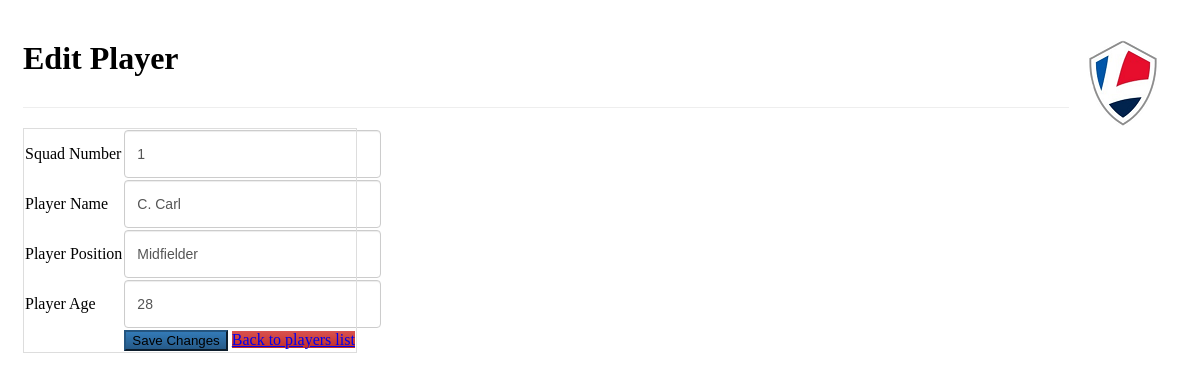
Page /player/update.php?playerID=14 (signed in) on the committed database.
### tables this page shows
CREATE TABLE `player` (
  `playerID` int(11) NOT NULL AUTO_INCREMENT,
  `squadNumber` int(11) NOT NULL,
  `playerName` varchar(30) NOT NULL,
  `playerPosition` varchar(30) NOT NULL,
  `playerAge` int(11) NOT NULL,
  PRIMARY KEY (`playerID`)
);

### player/update.php (the view, shortened to what this page needs)
<!DOCTYPE HTML>
<html>
   <head>
      <link rel="stylesheet" href="../libs/football.css" />
   </head>
   <body>
      <div class="container">
         <div class="page-header">
         	<img src="../images/teamlogo2.jpg" class="img-responsive pull-right" alt="Responsive image">
            <h1>Edit Player</h1>
         </div>
         <?php
            $playerID=isset($_GET['playerID']) ? $_GET['playerID'] : die('ERROR: Player not found.');
            include '../config/database.php';
            try {
                $query = "SELECT playerID, squadNumber, playerName, playerPosition, playerAge FROM player WHERE playerID = ? LIMIT 0,1";
                $stmt = $con->prepare( $query );
                $stmt->bindParam(1, $playerID);
                $stmt->execute();
                $row = $stmt->fetch(PDO::FETCH_ASSOC);
                $squadNumber= $row['squadNumber'];
                $playerName= $row['playerName'];
                $playerPosition= $row['playerPosition'];
                $playerAge= $row['playerAge'];
            }
            catch(PDOException $exception){
                die('ERROR: ' . $exception->getMessage());
            }
            ?>
         <?php
            $playerID=isset($_GET['playerID']) ? $_GET['playerID'] : die('ERROR: Player not found.');
            ?>
         <form action="<?php echo htmlspecialchars($_SERVER["PHP_SELF"] . "?playerID={$playerID}");?>" method="post">
            <table class='table table-hover table-responsive table-bordered'>
               <tr>
                  <td>Squad Number</td>
                  <td><input type='text' name='squadNumber' value="<?php echo htmlspecialchars($squadNumber, ENT_QUOTES);  ?>" class='form-control' /></td>
               </tr>
               <tr>
                  <td>Player Name</td>
                  <td><input type='text' name='playerName' value="<?php echo htmlspecialchars($playerName, ENT_QUOTES);  ?>" class='form-control' /></td>
               </tr>
               <tr>
                  <td>Player Position</td>
                  <td><input type='text' name='playerPosition' value="<?php echo htmlspecialchars($playerPosition, ENT_QUOTES);  ?>" class='form-control' /></td>
               </tr>
               <tr>
                  <td>Player Age</td>
                  <td><input type='text' name='playerAge' value="<?php echo htmlspecialchars($playerAge, ENT_QUOTES);  ?>" class='form-control' /></td>
               </tr>
               <tr>
                  <td></td>
                  <td>
                     <input type='submit' value='Save Changes' class='btn btn-primary' />
                     <a href='read.php' class='btn btn-danger'>Back to players list</a>
                  </td>
               </tr>
            </table>
         </form>
      </div>
   </body>
</html>

### rows in the picture
player: squadNumber "1", playerName "C. Carl", playerPosition "Midfielder", playerAge "28"
